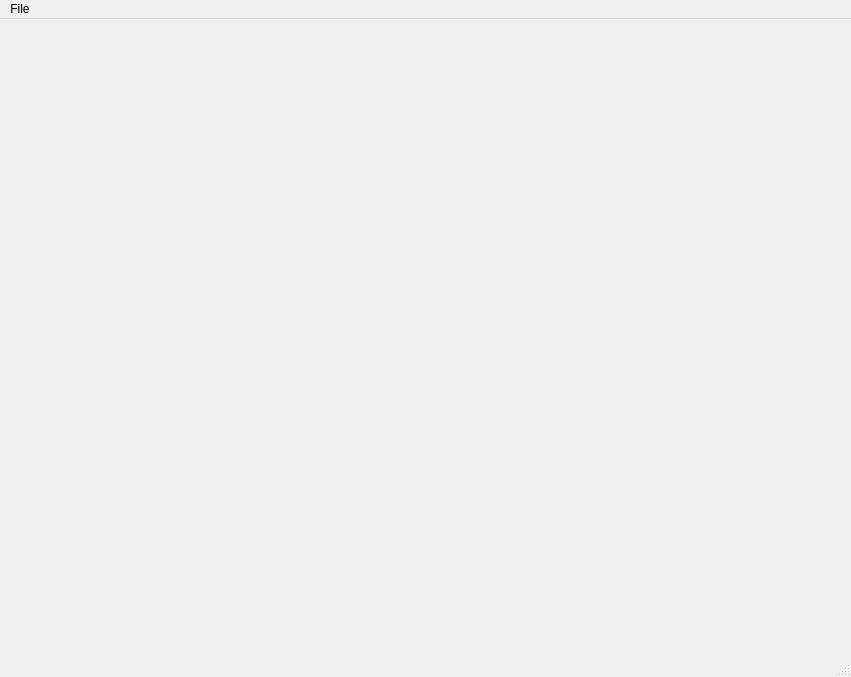
<?xml version="1.0" encoding="UTF-8"?>
<ui version="4.0">
 <class>trackcomparisonviewer</class>
 <widget class="QMainWindow" name="trackcomparisonviewer">
  <property name="geometry">
   <rect>
    <x>0</x>
    <y>0</y>
    <width>851</width>
    <height>677</height>
   </rect>
  </property>
  <property name="windowTitle">
   <string>Track Comparison Viewer</string>
  </property>
  <widget class="QWidget" name="centralwidget">
   <widget class="QWidget" name="verticalLayoutWidget">
    <property name="geometry">
     <rect>
      <x>9</x>
      <y>9</y>
      <width>831</width>
      <height>621</height>
     </rect>
    </property>
    <layout class="QVBoxLayout" name="verticalLayout"/>
   </widget>
  </widget>
  <widget class="QMenuBar" name="menubar">
   <property name="geometry">
    <rect>
     <x>0</x>
     <y>0</y>
     <width>851</width>
     <height>21</height>
    </rect>
   </property>
   <widget class="QMenu" name="menuFile">
    <property name="title">
     <string>File</string>
    </property>
    <addaction name="actionInput_Num"/>
   </widget>
   <addaction name="menuFile"/>
  </widget>
  <widget class="QStatusBar" name="statusbar"/>
  <action name="actionInput_Num">
   <property name="text">
    <string>Input Num</string>
   </property>
  </action>
 </widget>
 <resources/>
 <connections/>
</ui>
